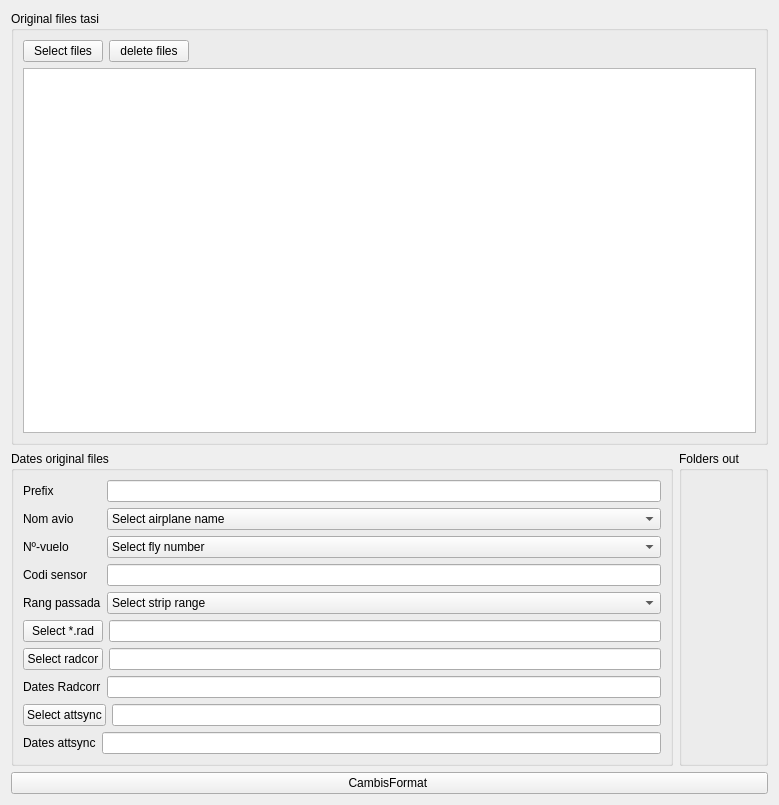
<?xml version="1.0" encoding="UTF-8"?>
<ui version="4.0">
 <class>TableViewRawTasi</class>
 <widget class="QWidget" name="TableViewRawTasi">
  <property name="geometry">
   <rect>
    <x>0</x>
    <y>0</y>
    <width>779</width>
    <height>805</height>
   </rect>
  </property>
  <property name="windowTitle">
   <string>Form</string>
  </property>
  <layout class="QVBoxLayout" name="verticalLayout_7">
   <item>
    <layout class="QVBoxLayout" name="verticalLayout_6">
     <item>
      <widget class="QGroupBox" name="groupBox_2">
       <property name="title">
        <string>Original files tasi</string>
       </property>
       <layout class="QVBoxLayout" name="verticalLayout">
        <item>
         <layout class="QHBoxLayout" name="horizontalLayout">
          <item>
           <widget class="QPushButton" name="pushButtonSeleccionarRaw">
            <property name="text">
             <string>Select files</string>
            </property>
           </widget>
          </item>
          <item>
           <widget class="QPushButton" name="pushButtonBorrarListadoRaw">
            <property name="text">
             <string>delete files</string>
            </property>
           </widget>
          </item>
          <item>
           <spacer name="horizontalSpacer_2">
            <property name="orientation">
             <enum>Qt::Horizontal</enum>
            </property>
            <property name="sizeHint" stdset="0">
             <size>
              <width>40</width>
              <height>20</height>
             </size>
            </property>
           </spacer>
          </item>
         </layout>
        </item>
        <item>
         <widget class="QTableView" name="tableViewRaw"/>
        </item>
       </layout>
      </widget>
     </item>
     <item>
      <layout class="QHBoxLayout" name="horizontalLayout_9">
       <item>
        <widget class="QGroupBox" name="groupBox">
         <property name="title">
          <string>Dates original files</string>
         </property>
         <layout class="QVBoxLayout" name="verticalLayout_3">
          <item>
           <layout class="QHBoxLayout" name="horizontalLayout_4">
            <item>
             <layout class="QVBoxLayout" name="verticalLayout_2">
              <item>
               <widget class="QLabel" name="labelPrefix">
                <property name="text">
                 <string>Prefix</string>
                </property>
               </widget>
              </item>
              <item>
               <widget class="QLabel" name="labelNombreAvion">
                <property name="text">
                 <string>Nom avio</string>
                </property>
               </widget>
              </item>
              <item>
               <widget class="QLabel" name="labelNumeroVuelo">
                <property name="text">
                 <string>Nº-vuelo</string>
                </property>
               </widget>
              </item>
              <item>
               <widget class="QLabel" name="labelCodigoSensor">
                <property name="text">
                 <string>Codi sensor</string>
                </property>
               </widget>
              </item>
              <item>
               <widget class="QLabel" name="labelRangoPasada">
                <property name="text">
                 <string>Rang passada</string>
                </property>
               </widget>
              </item>
             </layout>
            </item>
            <item>
             <layout class="QVBoxLayout" name="verticalLayout_4">
              <item>
               <widget class="QLineEdit" name="lineEditPrefix"/>
              </item>
              <item>
               <widget class="QComboBox" name="comboBoxNombreAvion">
                <item>
                 <property name="text">
                  <string>Select airplane name</string>
                 </property>
                </item>
                <item>
                 <property name="text">
                  <string>Caravan</string>
                 </property>
                </item>
                <item>
                 <property name="text">
                  <string>Partenavia</string>
                 </property>
                </item>
                <item>
                 <property name="text">
                  <string>Beechcraft</string>
                 </property>
                </item>
               </widget>
              </item>
              <item>
               <widget class="QComboBox" name="comboBoxNumeroVuelo">
                <item>
                 <property name="text">
                  <string>Select fly number</string>
                 </property>
                </item>
                <item>
                 <property name="text">
                  <string>1</string>
                 </property>
                </item>
                <item>
                 <property name="text">
                  <string>2</string>
                 </property>
                </item>
                <item>
                 <property name="text">
                  <string>3</string>
                 </property>
                </item>
                <item>
                 <property name="text">
                  <string>4</string>
                 </property>
                </item>
                <item>
                 <property name="text">
                  <string>5</string>
                 </property>
                </item>
                <item>
                 <property name="text">
                  <string>6</string>
                 </property>
                </item>
                <item>
                 <property name="text">
                  <string>7</string>
                 </property>
                </item>
                <item>
                 <property name="text">
                  <string>8</string>
                 </property>
                </item>
                <item>
                 <property name="text">
                  <string>9</string>
                 </property>
                </item>
                <item>
                 <property name="text">
                  <string>10</string>
                 </property>
                </item>
               </widget>
              </item>
              <item>
               <widget class="QLineEdit" name="lineEditCodigoSensor"/>
              </item>
              <item>
               <widget class="QComboBox" name="comboBoxRangoPasada">
                <item>
                 <property name="text">
                  <string>Select strip range</string>
                 </property>
                </item>
                <item>
                 <property name="text">
                  <string>Spatial mode</string>
                 </property>
                </item>
                <item>
                 <property name="text">
                  <string>Spectral Enhanced mode</string>
                 </property>
                </item>
               </widget>
              </item>
             </layout>
            </item>
           </layout>
          </item>
          <item>
           <layout class="QHBoxLayout" name="horizontalLayout_2">
            <item>
             <widget class="QPushButton" name="pushButtonFicheroRad">
              <property name="text">
               <string>Select *.rad</string>
              </property>
             </widget>
            </item>
            <item>
             <widget class="QLineEdit" name="lineEditFicheroRad">
              <property name="readOnly">
               <bool>true</bool>
              </property>
             </widget>
            </item>
           </layout>
          </item>
          <item>
           <layout class="QHBoxLayout" name="horizontalLayout_3">
            <item>
             <widget class="QPushButton" name="pushButtonFicheroRadcor">
              <property name="text">
               <string>Select radcor</string>
              </property>
             </widget>
            </item>
            <item>
             <widget class="QLineEdit" name="lineEditFicheroRadcor">
              <property name="readOnly">
               <bool>true</bool>
              </property>
             </widget>
            </item>
           </layout>
          </item>
          <item>
           <layout class="QHBoxLayout" name="horizontalLayout_5">
            <item>
             <widget class="QLabel" name="label">
              <property name="text">
               <string>Dates Radcorr</string>
              </property>
             </widget>
            </item>
            <item>
             <widget class="QLineEdit" name="lineEditParametrosRadcor"/>
            </item>
           </layout>
          </item>
          <item>
           <layout class="QHBoxLayout" name="horizontalLayout_6">
            <item>
             <widget class="QPushButton" name="pushButtonFicheroAttsync">
              <property name="text">
               <string>Select attsync</string>
              </property>
             </widget>
            </item>
            <item>
             <widget class="QLineEdit" name="lineEditFicheroAttsync">
              <property name="readOnly">
               <bool>true</bool>
              </property>
             </widget>
            </item>
           </layout>
          </item>
          <item>
           <layout class="QHBoxLayout" name="horizontalLayout_7">
            <item>
             <widget class="QLabel" name="labelAttsync">
              <property name="text">
               <string>Dates attsync</string>
              </property>
             </widget>
            </item>
            <item>
             <widget class="QLineEdit" name="lineEditParametrosAttsync"/>
            </item>
           </layout>
          </item>
         </layout>
        </widget>
       </item>
       <item>
        <widget class="QGroupBox" name="groupBox_3">
         <property name="title">
          <string>Folders out</string>
         </property>
         <layout class="QVBoxLayout" name="verticalLayout_5">
          <item>
           <widget class="FoldersOutChangeFormat" name="widget" native="true"/>
          </item>
         </layout>
        </widget>
       </item>
      </layout>
     </item>
    </layout>
   </item>
   <item>
    <widget class="QPushButton" name="armButton">
     <property name="text">
      <string>CambisFormat </string>
     </property>
    </widget>
   </item>
  </layout>
 </widget>
 <customwidgets>
  <customwidget>
   <class>FoldersOutChangeFormat</class>
   <extends>QWidget</extends>
   <header>foldersoutchangeformat.h</header>
   <container>1</container>
  </customwidget>
 </customwidgets>
 <resources/>
 <connections/>
</ui>
